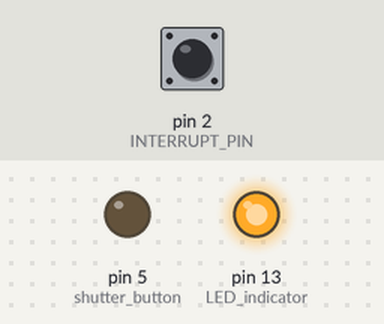
A sketch run on a simulated Arduino Pro Mini, built with avr-gcc and run on an emulated ATmega328P. Shown: output pins drawn as LEDs (lit = HIGH). The inputs (shaded band) are chosen by the test bench; at power-on: pin 2 (INTERRUPT_PIN) HIGH. Sleep ends after the set time or at an interrupt; the local clock reads 2024-03-15 10:24:30 at power-on unless the sketch sets it; pins used as bus, display or sensor lines are not drawn; what the sketch prints to the serial monitor is not drawn.

Above: at 0.1 s.
At 19.1 s:
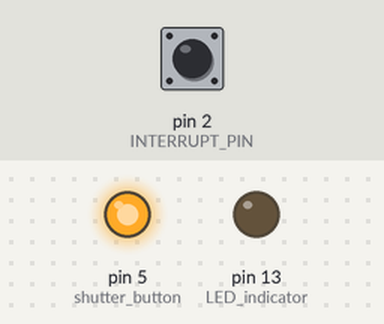
At 20.1 s:
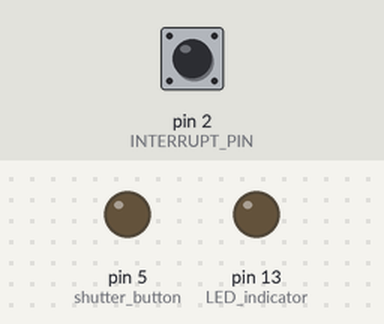
Timing chart, 0 to 21.6 s (numbered marks = the images above):
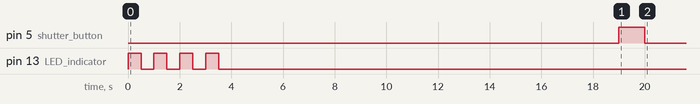

The sketch:

CoralCam_TwiceDailyPhoto_ArduinoCode.ino
```cpp
// Written by Austin Greene on Jan 21, 2019 - based on open source RTClib library examples.
//Modified by Jimmy-Manley so that capture sequence now runs indefinitely alternating between video and photo sequences every other minute.

// The on-board Pro-Mini LED tied to Pin 13 will be used as an indicator light during mode/power button pushes.
// A small DS3231 RTC is used. The DS3231 has 2 onboard alarms that can be set, but in my experience only Alarm 1 functions reliably.
// Instead, we'll programatically shift between alarm times. You can add more alarm times, at the cost of battery life.
// After each alarm has gone off a flag is set, which in turn sets the next alarm time.
// Once the last alarm is triggered, all flags are reset and the first alarm time is set once more.

// For use with Arduino Pro Mini 3.3v and two BC547 transistors acting as an intervalometer for a modified Socoo C30 action camera (or similar).
// NOTES:
// - If camera behaves erratic or misses photos, slightly extend delays between button pushes, or shorten button pushes.
// - If after wiring only one button on the camera appears to work (Mode/Power or Shutter), swap the position of the mode button wires on the PCB.

// RTC Wiring
// RTC GND to Pro Mini GND
// RTC C to A5
// RTC D to A4
// RTC VCC to Pro Mini VCC
// RTC INT to D2

// Camera Mode/Power Button
// BC547 gate line (4.7k resistor in-line) to D6
// BC547 drain to Pro Mini GND

// Camera Shutter Button
// BC547 gate line (4.7k resistor in-line) to D5
// BC547 drain to Pro Mini GND

// Libraries for RTC
#include <Wire.h>
#include <SPI.h>   // not used here, but needed to prevent a RTClib compile error
#include <avr/sleep.h>
#include <RTClib.h>

// RTC definitions
RTC_DS3231 rtc;
int INTERRUPT_PIN = 2;
volatile int state = LOW; // Do not remove, raltes to library fxns.
volatile boolean flag = false;
volatile boolean ALARM1 = false;
volatile int counter = 0;

int h;
int h2;
int m;

void setup () {
// the setup loop runs once when you press reset or power the board

  // initializing camera/led pins
  pinMode(6, OUTPUT); //power and mode button
  pinMode(5, OUTPUT); //shutter button
  pinMode(13, OUTPUT); //LED indicator
  pinMode(INTERRUPT_PIN, INPUT);

  //pull up the interrupt pin
  digitalWrite(INTERRUPT_PIN, HIGH);

  Serial.begin(57600);
  rtc.begin();	// Includes a call to Wire.begin()

  rtc.adjust(DateTime(__DATE__, __TIME__));
  DateTime now = rtc.now();

  // flash two short times to show it's awake. Power LED has been removed, so using D13 LED.
  digitalWrite(13, HIGH);
  delay(500);
  digitalWrite(13, LOW);
  delay(500);
  digitalWrite(13, HIGH);
  delay(500);
  digitalWrite(13, LOW);
  delay(500);

  runCamera(); //On first startup, run through a capture sequence so user can verify functionality. Remove this to save battery.

}

void loop () {

// After wakeup starts here
  DateTime now = rtc.now();
  if (rtc.checkIfAlarm(1)) { // Generic call to see if the alarm has been triggered. If it has, run awakeNow()
    Serial.println("Alarm Triggered");
    awakeNow();
  }

  if (ALARM1 == false) { // If alarm hasn't happened yet, set alarm to ALARM1 time.
    DateTime now = rtc.now();

      h = now.hour();
      m = now.minute() + 1;
      if (  m > 56) {
          //int h = now.hour();
          m = 0;
          h = h + 1;
          }

    rtc.setAlarm1Simple(h, m); // ***SET FIRST CAPTURE TIME HERE IN 24 HR FORMAT AS (HOUR, MINUTES)***
    rtc.turnOnAlarm(1); // Turn alarm on
    if (rtc.checkAlarmEnabled(1)) { // If it's enabled, tell me.
      Serial.println("First Alarm Enabled");
      delay(100);
    }
  }

  if (ALARM1 == true) { // If Alarm1 has already gone off, set alarm to second desired time.
    DateTime now = rtc.now();
    h2 = now.hour();
    m = now.minute() + 4;
    //int m = now.minute() +1;
      if (  m > 57) {
          m = 0;
          //h2 = now.hour();
          h2 = h2 + 1;
          }
    rtc.setAlarm1Simple(h2, m); // ***SET SECOND CAPTURE TIME HERE IN 24 HR FORMAT AS (HOUR, MINUTES)***
    rtc.turnOnAlarm(1); // Turn alarm on
    if (rtc.checkAlarmEnabled(1)) { // If it's enabled, tell me.
      Serial.println("Second Alarm Enabled");
      delay(100);
    }
  }

  Serial.print("Time is: ");
  Serial.print(now.hour(), DEC);
  Serial.print(':');
  Serial.print(now.minute(), DEC);
  Serial.print(':');
  Serial.println(now.second(), DEC);
  Serial.println("Going to sleep now.");
  delay(600);
  sleepNow();
}

void sleepNow() {
  set_sleep_mode(SLEEP_MODE_PWR_DOWN);
  sleep_enable();
  attachInterrupt(0,logData, FALLING);
  sleep_mode();
  //HERE AFTER WAKING UP
  sleep_disable();
  detachInterrupt(0);
}

void awakeNow() {
  counter++; //increment counter by 1 (Starts at 0) each time Arduino wakes up from alarm.
  Serial.print("Wake counter is now: ");
  Serial.println(counter);

  if (flag == true & counter == 1) {  //run first alarm routine, set ALARM1 flag to true.
    Serial.println("I am awake now. Doing first alarm stuff...");
    // DO STUFF HERE
    runCamera();
    flag = false; // Reset flag.
    Serial.println("flag reset");
    ALARM1 = true;
    Serial.println("ALARM1 flag set to true");
  }

  if (flag == true & counter == 2) { // if counter is two (second wake of the day) then run second alarm routine, then reset flags
    Serial.println("I am awake now. Doing second alarm stuff...");
    // DO STUFF HERE
    runCameraV();
    flag = false; // Reset flag.
    Serial.println("flag reset");
    ALARM1 = false; // Reset flag
    Serial.println("ALARM1 flag set to false");
    counter = 0; // Reset daily wakeup counter
    Serial.println("Daily counter reset.");
  }

}

void runCameraV() {
  // Below are the controls for "pushing" buttons on our camera.
  // This is set to run whenever runCamera is called.

  // flash two short times to show it's awake.
    digitalWrite(13, HIGH);
    delay(500);
    digitalWrite(13, LOW);
    delay(500);
    digitalWrite(13, HIGH);
    delay(500);
    digitalWrite(13, LOW);
    delay(500);

    delay(1000);             // This is a spacer. Adjust as needed.

    digitalWrite(6, HIGH);   // open power mosfet for 3 seconds to turn on camera
    delay(3000);                       // 3 second *button push*
    digitalWrite(6, LOW);    // close power mosfet, *finger off button*

    delay(5000); // wait 5 seconds to allow for camera startup

    digitalWrite(5, HIGH);   // open shutter mosfet for 1 second to start video recording
    delay(1000);                       // 1 second *button push*
    digitalWrite(5, LOW);    // close shutter mosfet, *finger off button*

    delay(60000); // 30 second delay while video records, this is how long your video will be. Longer means less battery life.

    digitalWrite(5, HIGH);   // open shutter mosfet for 1 second to stop video recording
    delay(1000);                       // 1 second *button push*
    digitalWrite(5, LOW);    // close shutter mosfet, *finger off button*

    delay(5000); // wait 5 seconds before powering off camera - gives time to save video

    digitalWrite(6, HIGH);   // open power mosfet for 3 seconds to turn off camera
    delay(3000);                       // 3 second *button push*
    digitalWrite(6, LOW);    // close power mosfet, *finger off button* should be off now.

    delay(1000); // 1 second spacer delay. Adjust as needed
}

void runCamera() {
  // Below are the controls for "pushing" buttons on our camera.
  // This is set to run whenever runCamera is called.

  // flash two short times to show it's awake.
    digitalWrite(13, HIGH);
    delay(500);
    digitalWrite(13, LOW);
    delay(500);
    digitalWrite(13, HIGH);
    delay(500);
    digitalWrite(13, LOW);
    delay(500);

    delay(1000);             // This is a spacer. Adjust as needed.

    digitalWrite(6, HIGH);   // open power mosfet for 3 seconds to turn on GoPro
    delay(3000);                       // 3 second *button push*
    digitalWrite(6, LOW);    // close power mosfet, *finger off button*

    delay(5000); // wait 5 seconds before changing to picture mode to allow for camera startup

    digitalWrite(6, HIGH);   // open power mosfet for 1 seconds to change camera mode from video to photo
    delay(1000);                       // 1 second *button push*
    digitalWrite(6, LOW);    // close power mosfet, *finger off button*

    delay(5000); // 5 second delay before capturing a photo to allow for mode change

    digitalWrite(5, HIGH);   // open shutter mosfet for 1 second to take photo
    delay(1000);                       // 1 second *button push*
    digitalWrite(5, LOW);    // close shutter mosfet, *finger off button*

    delay(5000); // wait 5 seconds before powering off, time to save photo

    digitalWrite(6, HIGH);   // open power mosfet for 3 seconds to turn off camera
    delay(3000);                       // 3 second *button push*
    digitalWrite(6, LOW);    // close power mosfet, *finger off button*

    delay(1000); // 1 second spacer delay. Adjust as needed
}

void logData() {
  //do something quick, flip a flag, and handle in loop();
  flag = true;
}
```
